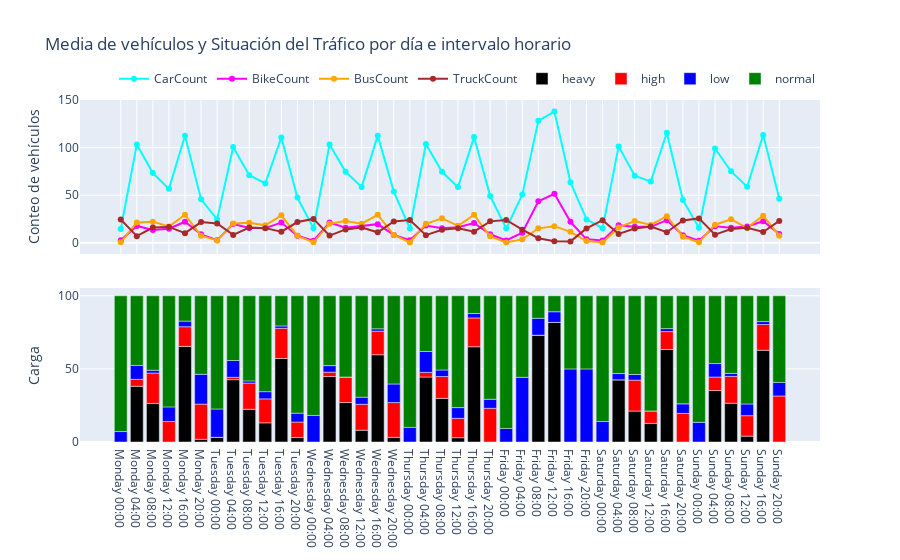

Write notebook code for a chart like this one.
### Code cell
from plotly.subplots import make_subplots
import plotly.graph_objs as go
import pandas as pd

# Crear un DataFrame a partir de los datos
df = pd.DataFrame(train_data_original, columns=["Time", "Day of the week", "CarCount", "BikeCount", "BusCount", "TruckCount", "Traffic Situation"])

# Convertir la columna "Time" a formato de hora
df["Time"] = pd.to_datetime(df["Time"], format='%I:%M:%S %p')

# Agrupar los datos por día de la semana y por intervalo de 4 horas
df["Day of the week"] = pd.Categorical(df["Day of the week"], categories=["Monday", "Tuesday", "Wednesday", "Thursday", "Friday", "Saturday", "Sunday"], ordered=True)
df["Hour"] = df["Time"].dt.floor('4H')
grouped = df.groupby(["Day of the week", "Hour"]).mean()
grouped_situation = df.groupby(["Day of the week", "Hour", "Traffic Situation"]).size().reset_index(name='Count')

# Crear un gráfico con dos subtramas (una debajo de la otra)
fig = make_subplots(rows=2, cols=1, shared_xaxes=True, vertical_spacing=0.1)

# Definir colores para las barras de situación de tráfico
colors = {'low': 'blue', 'normal': 'green', 'high': 'red', 'heavy': 'black'}

# Definir colores para las líneas de conteo de vehículos
line_colors = {
    'CarCount': 'cyan',  # Color para CarCount
    'BikeCount': 'magenta',  # Color para BikeCount
    'BusCount': 'orange',  # Color para BusCount
    'TruckCount': 'brown',  # Color para TruckCount
}

# Agregar la primera gráfica en la parte superior
for vehicle_type, color in line_colors.items():
    fig.add_trace(go.Scatter(
        x=grouped.index.get_level_values("Day of the week").astype(str) + ' ' + grouped.index.get_level_values("Hour").strftime('%H:%M'),
        y=grouped[vehicle_type],
        mode='lines+markers',
        name=vehicle_type,
        line=dict(color=color),
        showlegend=True 
    ), row=1, col=1)

# Configurar ejes y diseño de la primera gráfica
fig.update_yaxes(title_text="Conteo de vehículos", row=1, col=1)
fig.update_xaxes(showticklabels=False, row=1, col=1)

# Agregar la segunda gráfica en la parte inferior
for col in pivot_data_percentage.columns:
    fig.add_trace(go.Bar(
        x=pivot_data_percentage.index.map(lambda x: f"{x[0]} {x[1].strftime('%H:%M')}"),
        y=pivot_data_percentage[col],
        name=col,
        yaxis="y2",
        marker_color=colors[col],
        showlegend=True 
    ), row=2, col=1)

# Configurar ejes y diseño de la segunda gráfica
fig.update_xaxes(title_text="Conteo día intervalo", row=20, col=1)
fig.update_yaxes(title_text="Carga", secondary_y=False, row=2, col=1)

# Configurar leyendas y título de la figura
fig.update_layout(
    legend=dict(orientation="h", yanchor="bottom", y=1.02, xanchor="right", x=1),
    barmode='relative',
    title_text="Media de vehículos y Situación del Tráfico por día e intervalo horario"
)

fig.show()

### Figure 1 — Plotly figure (JSON) as saved in the notebook; plotly's stock layout.template omitted (floating-point values rounded to 4 significant figures)
{"data": [{"line": {"color": "cyan"}, "mode": "lines+markers", "name": "CarCount", "showlegend": true, "type": "scatter", "x": ["Monday 00:00", "Monday 04:00", "Monday 08:00", "Monday 12:00", "Monday 16:00", "Monday 20:00", "Tuesday 00:00", "Tuesday 04:00", "Tuesday 08:00", "Tuesday 12:00", "Tuesday 16:00", "Tuesday 20:00", "Wednesday 00:00", "Wednesday 04:00", "Wednesday 08:00", "Wednesday 12:00", "Wednesday 16:00", "Wednesday 20:00", "Thursday 00:00", "Thursday 04:00", "Thursday 08:00", "Thursday 12:00", "Thursday 16:00", "Thursday 20:00", "Friday 00:00", "Friday 04:00", "Friday 08:00", "Friday 12:00", "Friday 16:00", "Friday 20:00", "Saturday 00:00", "Saturday 04:00", "Saturday 08:00", "Saturday 12:00", "Saturday 16:00", "Saturday 20:00", "Sunday 00:00", "Sunday 04:00", "Sunday 08:00", "Sunday 12:00", "Sunday 16:00", "Sunday 20:00"], "xaxis": "x", "y": [14.5, 103.4, 73.32, 56.7, 112.5, 45.7, 24.66, 100.7, 71.09, 62.43, 110.7, 47.52, 15.27, 103.4, 74.57, 58.76, 112.6, 53.87, 15.12, 103.8, 74.67, 58.56, 111.3, 49.14, 15.26, 50.65, 128.2, 138.0, 63.58, 24.64, 15.33, 101.3, 70.52, 64.36, 115.7, 44.91, 15.77, 99.13, 75.1, 58.96, 113.4, 46.41], "yaxis": "y"}, {"line": {"color": "magenta"}, "mode": "lines+markers", "name": "BikeCount", "showlegend": true, "type": "scatter", "x": ["Monday 00:00", "Monday 04:00", "Monday 08:00", "Monday 12:00", "Monday 16:00", "Monday 20:00", "Tuesday 00:00", "Tuesday 04:00", "Tuesday 08:00", "Tuesday 12:00", "Tuesday 16:00", "Tuesday 20:00", "Wednesday 00:00", "Wednesday 04:00", "Wednesday 08:00", "Wednesday 12:00", "Wednesday 16:00", "Wednesday 20:00", "Thursday 00:00", "Thursday 04:00", "Thursday 08:00", "Thursday 12:00", "Thursday 16:00", "Thursday 20:00", "Friday 00:00", "Friday 04:00", "Friday 08:00", "Friday 12:00", "Friday 16:00", "Friday 20:00", "Saturday 00:00", "Saturday 04:00", "Saturday 08:00", "Saturday 12:00", "Saturday 16:00", "Saturday 20:00", "Sunday 00:00", "Sunday 04:00", "Sunday 08:00", "Sunday 12:00", "Sunday 16:00", "Sunday 20:00"], "xaxis": "x", "y": [2.696, 17.74, 13.4, 14.78, 22.19, 8.889, 2.758, 19.82, 15.66, 15.46, 21.3, 7.394, 2.227, 21.28, 15.89, 17.69, 19.63, 8.317, 2.717, 18.16, 15.39, 16.28, 20.86, 9.031, 2.574, 10.67, 43.69, 51.55, 22.1, 3.68, 2.579, 18.45, 16.96, 16.85, 23.86, 7.913, 2.269, 17.3, 15.84, 17.16, 22.73, 9.407], "yaxis": "y"}, {"line": {"color": "orange"}, "mode": "lines+markers", "name": "BusCount", "showlegend": true, "type": "scatter", "x": ["Monday 00:00", "Monday 04:00", "Monday 08:00", "Monday 12:00", "Monday 16:00", "Monday 20:00", "Tuesday 00:00", "Tuesday 04:00", "Tuesday 08:00", "Tuesday 12:00", "Tuesday 16:00", "Tuesday 20:00", "Wednesday 00:00", "Wednesday 04:00", "Wednesday 08:00", "Wednesday 12:00", "Wednesday 16:00", "Wednesday 20:00", "Thursday 00:00", "Thursday 04:00", "Thursday 08:00", "Thursday 12:00", "Thursday 16:00", "Thursday 20:00", "Friday 00:00", "Friday 04:00", "Friday 08:00", "Friday 12:00", "Friday 16:00", "Friday 20:00", "Saturday 00:00", "Saturday 04:00", "Saturday 08:00", "Saturday 12:00", "Saturday 16:00", "Saturday 20:00", "Sunday 00:00", "Sunday 04:00", "Sunday 08:00", "Sunday 12:00", "Sunday 16:00", "Sunday 20:00"], "xaxis": "x", "y": [0.5, 21.45, 22.26, 17.1, 29.44, 7.574, 2.581, 20.21, 21.21, 18.38, 28.87, 7.379, 0.5455, 20.12, 22.95, 20.06, 29.48, 8.317, 0.4, 20, 25.87, 17.91, 29.38, 6.8, 0.463, 3.673, 15.21, 17.51, 11.56, 1.88, 0.4035, 16.21, 22.94, 18.83, 27.98, 6.522, 0.6154, 19.07, 24.71, 15.68, 28.57, 7.481], "yaxis": "y"}, {"line": {"color": "brown"}, "mode": "lines+markers", "name": "TruckCount", "showlegend": true, "type": "scatter", "x": ["Monday 00:00", "Monday 04:00", "Monday 08:00", "Monday 12:00", "Monday 16:00", "Monday 20:00", "Tuesday 00:00", "Tuesday 04:00", "Tuesday 08:00", "Tuesday 12:00", "Tuesday 16:00", "Tuesday 20:00", "Wednesday 00:00", "Wednesday 04:00", "Wednesday 08:00", "Wednesday 12:00", "Wednesday 16:00", "Wednesday 20:00", "Thursday 00:00", "Thursday 04:00", "Thursday 08:00", "Thursday 12:00", "Thursday 16:00", "Thursday 20:00", "Friday 00:00", "Friday 04:00", "Friday 08:00", "Friday 12:00", "Friday 16:00", "Friday 20:00", "Saturday 00:00", "Saturday 04:00", "Saturday 08:00", "Saturday 12:00", "Saturday 16:00", "Saturday 20:00", "Sunday 00:00", "Sunday 04:00", "Sunday 08:00", "Sunday 12:00", "Sunday 16:00", "Sunday 20:00"], "xaxis": "x", "y": [24.45, 7.048, 16.04, 16.7, 10.19, 21.8, 20.27, 8.328, 16.04, 15.44, 11.76, 21.82, 25.15, 7.627, 14.13, 16.11, 11.08, 22.46, 24.07, 8, 13.82, 15.4, 11.74, 22.57, 24.04, 13.85, 4.827, 1.673, 1.52, 15.1, 23.77, 9.362, 15.1, 17.04, 11.18, 23.43, 25.67, 8.537, 14.59, 15.76, 11.35, 23.04], "yaxis": "y"}, {"marker": {"color": "black"}, "name": "heavy", "showlegend": true, "type": "bar", "x": ["Monday 00:00", "Monday 04:00", "Monday 08:00", "Monday 12:00", "Monday 16:00", "Monday 20:00", "Tuesday 00:00", "Tuesday 04:00", "Tuesday 08:00", "Tuesday 12:00", "Tuesday 16:00", "Tuesday 20:00", "Wednesday 00:00", "Wednesday 04:00", "Wednesday 08:00", "Wednesday 12:00", "Wednesday 16:00", "Wednesday 20:00", "Thursday 00:00", "Thursday 04:00", "Thursday 08:00", "Thursday 12:00", "Thursday 16:00", "Thursday 20:00", "Friday 00:00", "Friday 04:00", "Friday 08:00", "Friday 12:00", "Friday 16:00", "Friday 20:00", "Saturday 00:00", "Saturday 04:00", "Saturday 08:00", "Saturday 12:00", "Saturday 16:00", "Saturday 20:00", "Sunday 00:00", "Sunday 04:00", "Sunday 08:00", "Sunday 12:00", "Sunday 16:00", "Sunday 20:00"], "xaxis": "x2", "y": [0, 38.1, 26.42, 0, 65.38, 1.852, 3.226, 42.62, 22.39, 13.11, 57.14, 3.03, 0, 44.78, 26.98, 8.065, 59.68, 3.175, 0, 44.44, 29.85, 2.941, 65.15, 0, 0, 0, 73.08, 81.82, 0, 0, 0, 42.55, 21.15, 12.77, 63.27, 0, 0, 35.19, 26.53, 4, 62.75, 0], "yaxis": "y2"}, {"marker": {"color": "red"}, "name": "high", "showlegend": true, "type": "bar", "x": ["Monday 00:00", "Monday 04:00", "Monday 08:00", "Monday 12:00", "Monday 16:00", "Monday 20:00", "Tuesday 00:00", "Tuesday 04:00", "Tuesday 08:00", "Tuesday 12:00", "Tuesday 16:00", "Tuesday 20:00", "Wednesday 00:00", "Wednesday 04:00", "Wednesday 08:00", "Wednesday 12:00", "Wednesday 16:00", "Wednesday 20:00", "Thursday 00:00", "Thursday 04:00", "Thursday 08:00", "Thursday 12:00", "Thursday 16:00", "Thursday 20:00", "Friday 00:00", "Friday 04:00", "Friday 08:00", "Friday 12:00", "Friday 16:00", "Friday 20:00", "Saturday 00:00", "Saturday 04:00", "Saturday 08:00", "Saturday 12:00", "Saturday 16:00", "Saturday 20:00", "Sunday 00:00", "Sunday 04:00", "Sunday 08:00", "Sunday 12:00", "Sunday 16:00", "Sunday 20:00"], "xaxis": "x2", "y": [0, 4.762, 20.75, 14.0, 13.46, 24.07, 0, 1.639, 17.91, 16.39, 20.63, 10.61, 0, 2.985, 17.46, 17.74, 16.13, 23.81, 0, 3.175, 14.93, 13.24, 19.7, 23.08, 0, 0, 0, 0, 0, 0, 0, 0, 21.15, 8.511, 12.24, 19.57, 0, 9.259, 18.37, 14.0, 17.65, 31.48], "yaxis": "y2"}, {"marker": {"color": "blue"}, "name": "low", "showlegend": true, "type": "bar", "x": ["Monday 00:00", "Monday 04:00", "Monday 08:00", "Monday 12:00", "Monday 16:00", "Monday 20:00", "Tuesday 00:00", "Tuesday 04:00", "Tuesday 08:00", "Tuesday 12:00", "Tuesday 16:00", "Tuesday 20:00", "Wednesday 00:00", "Wednesday 04:00", "Wednesday 08:00", "Wednesday 12:00", "Wednesday 16:00", "Wednesday 20:00", "Thursday 00:00", "Thursday 04:00", "Thursday 08:00", "Thursday 12:00", "Thursday 16:00", "Thursday 20:00", "Friday 00:00", "Friday 04:00", "Friday 08:00", "Friday 12:00", "Friday 16:00", "Friday 20:00", "Saturday 00:00", "Saturday 04:00", "Saturday 08:00", "Saturday 12:00", "Saturday 16:00", "Saturday 20:00", "Sunday 00:00", "Sunday 04:00", "Sunday 08:00", "Sunday 12:00", "Sunday 16:00", "Sunday 20:00"], "xaxis": "x2", "y": [7.143, 9.524, 1.887, 10, 3.846, 20.37, 19.35, 11.48, 1.493, 4.918, 1.587, 6.061, 18.18, 4.478, 0, 4.839, 1.613, 12.7, 10, 14.29, 4.478, 7.353, 3.03, 6.154, 9.259, 44.23, 11.54, 7.273, 50, 50, 14.04, 4.255, 3.846, 0, 2.041, 6.522, 13.46, 9.259, 2.041, 8, 1.961, 9.259], "yaxis": "y2"}, {"marker": {"color": "green"}, "name": "normal", "showlegend": true, "type": "bar", "x": ["Monday 00:00", "Monday 04:00", "Monday 08:00", "Monday 12:00", "Monday 16:00", "Monday 20:00", "Tuesday 00:00", "Tuesday 04:00", "Tuesday 08:00", "Tuesday 12:00", "Tuesday 16:00", "Tuesday 20:00", "Wednesday 00:00", "Wednesday 04:00", "Wednesday 08:00", "Wednesday 12:00", "Wednesday 16:00", "Wednesday 20:00", "Thursday 00:00", "Thursday 04:00", "Thursday 08:00", "Thursday 12:00", "Thursday 16:00", "Thursday 20:00", "Friday 00:00", "Friday 04:00", "Friday 08:00", "Friday 12:00", "Friday 16:00", "Friday 20:00", "Saturday 00:00", "Saturday 04:00", "Saturday 08:00", "Saturday 12:00", "Saturday 16:00", "Saturday 20:00", "Sunday 00:00", "Sunday 04:00", "Sunday 08:00", "Sunday 12:00", "Sunday 16:00", "Sunday 20:00"], "xaxis": "x2", "y": [92.86, 47.62, 50.94, 76, 17.31, 53.7, 77.42, 44.26, 58.21, 65.57, 20.63, 80.3, 81.82, 47.76, 55.56, 69.35, 22.58, 60.32, 90, 38.1, 50.75, 76.47, 12.12, 70.77, 90.74, 55.77, 15.38, 10.91, 50, 50, 85.96, 53.19, 53.85, 78.72, 22.45, 73.91, 86.54, 46.3, 53.06, 74, 17.65, 59.26], "yaxis": "y2"}], "layout": {"barmode": "relative", "legend": {"orientation": "h", "x": 1, "xanchor": "right", "y": 1.02, "yanchor": "bottom"}, "title": {"text": "Media de vehículos y Situación del Tráfico por día e intervalo horario"}, "xaxis": {"anchor": "y", "domain": [0, 1], "matches": "x2", "showticklabels": false}, "xaxis2": {"anchor": "y2", "domain": [0, 1]}, "yaxis": {"anchor": "x", "domain": [0.55, 1], "title": {"text": "Conteo de vehículos"}}, "yaxis2": {"anchor": "x2", "domain": [0, 0.45], "title": {"text": "Carga"}}}}
